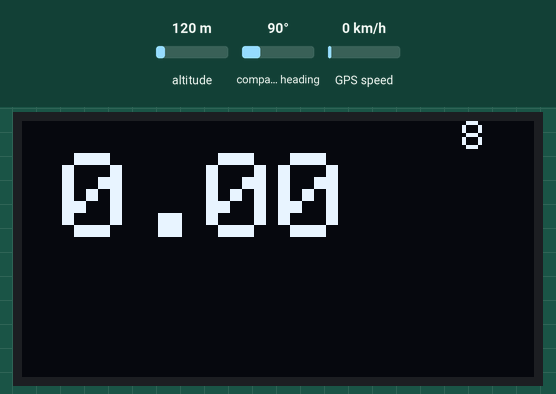
Bench run of a sketch on a simulated Arduino Uno, built with avr-gcc and run on an emulated ATmega328P. Shown: 128×64 one-colour display. The test bench sets the inputs (shaded band); at power-on: GPS speed 0 km/h, altitude 120 m, compass heading 90°. The GPS gets a fix after 3 s at 37.7749, -122.4194 with 8 satellites.

Above: at 4.3 s.
4.4 s: GPS speed set to 2 km/h
At 5.8 s:
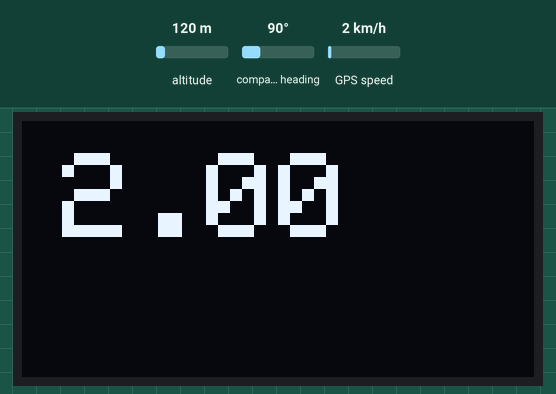
7.8 s: GPS speed set to 30 km/h
At 9.2 s:
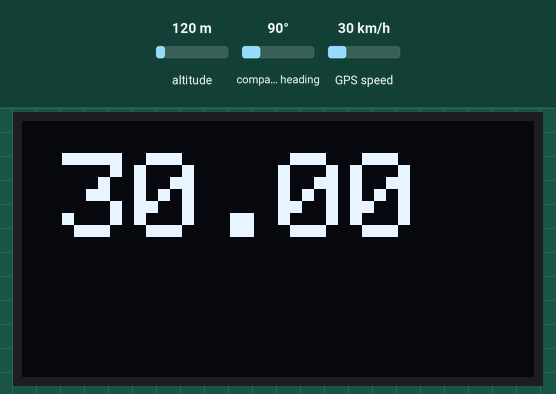
10.9 s: GPS speed set to 60 km/h
At 12.4 s:
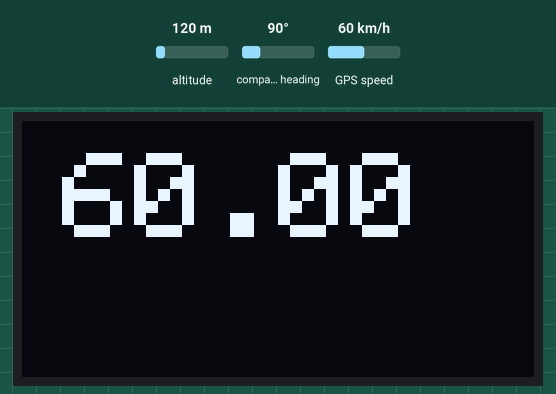
Timing chart, 0 to 13.9 s (numbered marks = the images above; inputs shaded):
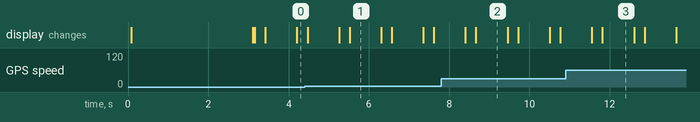

The sketch:

TELCO132_GPS_SPEED_OLED_V2.ino
```cpp
/*
 * This sketch is for working with the TELCO132_GPS module and a 128x64 OLED module.
 * Works April 21, 2022
 *
 *
 */
#include <TinyGPS++.h>
#include <SoftwareSerial.h>
#include <Wire.h>
#include <Adafruit_SSD1306.h>
#define OLED_ADDRESS   0x3C
#define OLED_RESET -1
Adafruit_SSD1306 display(OLED_RESET);
int RX = 12, TX = 11;
TinyGPSPlus gps;
SoftwareSerial gpssoft(RX, TX);
void setup()
{
  Serial.begin(9600);
  gpssoft.begin(9600);
  display.begin(SSD1306_SWITCHCAPVCC, OLED_ADDRESS);
  display.clearDisplay();
   display.display();
  display.setTextSize(1);
  display.setTextColor(WHITE);
  display.setCursor(0, 2);
  display.print("GPS SPEED");
  display.setTextSize(1);
  display.setCursor(00, 13);
  display.print("For");
  display.setTextSize(1);
  display.setCursor(00, 22);
  display.print("You");
  display.display();
  delay(3000);
  display.clearDisplay();
  display.display();
}
void loop()
{

//  display.display();
  while (gpssoft.available() > 0)
    if (gps.encode(gpssoft.read()))
    displaysat();
    displayspeed();
  }
void displayspeed()
{
  if (gps.speed.isValid())
  {
    display.clearDisplay();
    display.setTextSize(3);
    //display.setCursor(10, 11);
     display.setCursor(10, 8);
    display.print(gps.speed.kmph());
    display.display();
  }
  else
  {
    display.setTextSize(1);
    display.setCursor(1, 0);
    display.print("No Data!!!");
    display.display();
  }
  delay(100);
}

void displaysat()
{
 if (gps.satellites.isValid())
 {
    //display.clearDisplay();
    display.setTextSize(1);
   //display.setCursor(40, 11);
        display.setCursor(110, 0);
    display.print(gps.satellites.value());

    display.display();
  }
  else
  {
    display.setTextSize(1);
   display.setCursor(70, 0);
   display.print("No # Data");
   display.display();
 }
 delay(100);
}
```

Measured:
- after the input at 4.4 s, the display: first differs from a run without the input after 1.1 s (image 1)
- after the input at 7.8 s, the display: first differs from a run without the input after 0.87 s (image 2)
- after the input at 10.9 s, the display: first differs from a run without the input after 0.92 s (image 3)
- what the display in image 1 shows lasts 0.8 s, from 5.5 s to 6.3 s
